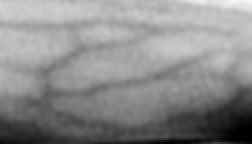
#> input picture _test/test3.jpg, 126 x 72 px (shown 2 times larger); its folder holds only this picture in this run
$ python -i refrenceImageProcessor.py   (imports and definitions only)
#> lines starting #> are read from the running program, lines starting #| are printed output that depends on the picture; after the words box and inside, x2 and y2 are one past the last pixel; in counts of white or black regions, pixels touching at a corner belong together
#> further down, picture is the input picture: shape (72, 126, 3); min 0, max 247, mean 138.6
import cv2 as cv2
import glob
import numpy as np


# [4 lines of commented-out code are left out]

def referenceImageProcessor(img):
    # image_bw = cv2.cvtColor(img, cv2.COLOR_BGR2GRAY)

    gray = cv2.cvtColor(img, cv2.COLOR_BGR2GRAY)
    #
    # final = multi_clahe(gray)
    histogram = cv2.createCLAHE(clipLimit=4.0, tileGridSize=(8, 8)).apply(gray)
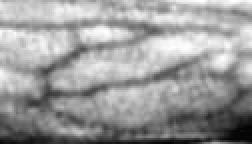
#> histogram: shape (72, 126) (shown 2 times larger); min 4, max 255, mean 155.5

    final = cv2.medianBlur(histogram, 11)
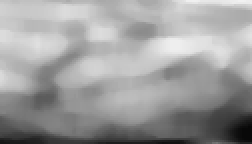
#> final: shape (72, 126) (shown 2 times larger); min 8, max 241, mean 157.1
    # image_bw = np.float32(img)
    # clahe = cv2.createCLAHE(clipLimit=3)
    # clahe_img = clahe.apply(image_bw) + 30
    ret1, final_img = cv2.threshold(final, 137, 255, cv2.ADAPTIVE_THRESH_GAUSSIAN_C)
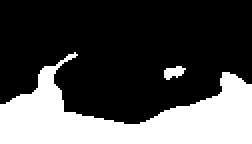
#> final_img: shape (72, 126) (shown 2 times larger); 30% white; 2 white regions, box (x1, y1, x2, y2) and area: (0, 26, 126, 72) 2669, (82, 33, 93, 40) 49

    return final_img

>>> import cv2
>>> picture = cv2.imread('../_test/test3.jpg')
>>> result = referenceImageProcessor(picture)

$ run again, on _test/test.png
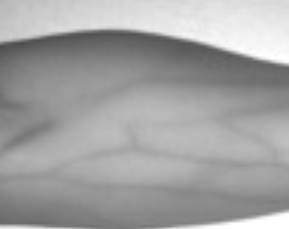
#> input picture _test/test.png, 289 x 229 px
#> picture is the input picture: shape (229, 289, 3); min 75, max 255, mean 162
#> in referenceImageProcessor, `histogram = cv2.createCLAHE(clipLimit=4.0, tileGridSize=(8, 8)).apply(..`:
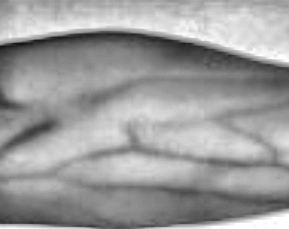
#> histogram: shape (229, 289); min 20, max 255, mean 156.1
#> in referenceImageProcessor, `ret1, final_img = cv2.threshold(final, 137, 255, cv2.ADAPTIVE_THRESH_G..`:
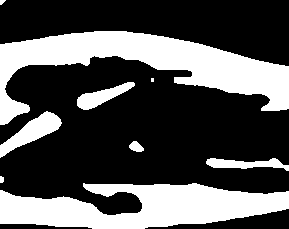
#> final_img: shape (229, 289); 32.7% white; 9 white regions (1 under 20 px), largest, box (x1, y1, x2, y2) and area: (0, 31, 289, 125) 10371, (0, 183, 289, 229) 8721, (0, 111, 62, 158) 1082

$ run again, on _test/test1.png
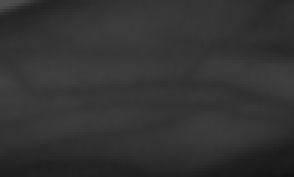
#> input picture _test/test1.png, 98 x 59 px (shown 3 times larger)
#> picture is the input picture: shape (59, 98, 3); min 18, max 79, mean 50.9
#> in referenceImageProcessor, `histogram = cv2.createCLAHE(clipLimit=4.0, tileGridSize=(8, 8)).apply(..`:
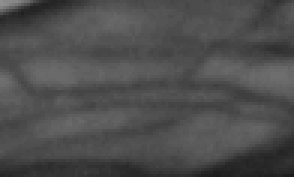
#> histogram: shape (59, 98) (shown 3 times larger); min 26, max 145, mean 77.6
#> final_img: shape (59, 98); every value is 255
